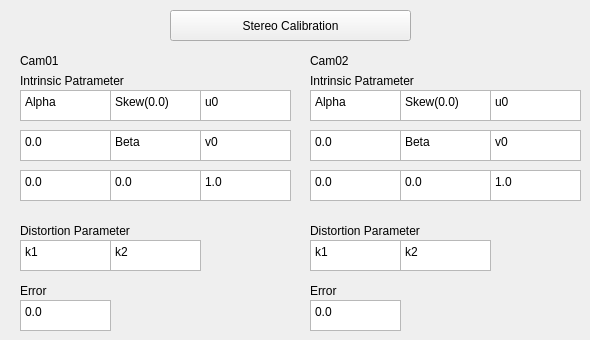
       <widget class="QWidget" name="tab_4">
        <attribute name="title">
         <string>2</string>
        </attribute>
        <widget class="QPushButton" name="stereo_calibration">
         <property name="geometry">
          <rect>
           <x>170</x>
           <y>10</y>
           <width>241</width>
           <height>31</height>
          </rect>
         </property>
         <property name="text">
          <string>Stereo Calibration</string>
         </property>
        </widget>
        <widget class="QLabel" name="label_4">
         <property name="geometry">
          <rect>
           <x>20</x>
           <y>50</y>
           <width>81</width>
           <height>21</height>
          </rect>
         </property>
         <property name="text">
          <string>Cam01</string>
         </property>
        </widget>
        <widget class="QLabel" name="label_12">
         <property name="geometry">
          <rect>
           <x>310</x>
           <y>50</y>
           <width>81</width>
           <height>21</height>
          </rect>
         </property>
         <property name="text">
          <string>Cam02</string>
         </property>
        </widget>
        <widget class="QLabel" name="label_13">
         <property name="geometry">
          <rect>
           <x>20</x>
           <y>70</y>
           <width>111</width>
           <height>21</height>
          </rect>
         </property>
         <property name="text">
          <string>Intrinsic Patrameter</string>
         </property>
        </widget>
        <widget class="QLabel" name="label_14">
         <property name="geometry">
          <rect>
           <x>310</x>
           <y>70</y>
           <width>111</width>
           <height>21</height>
          </rect>
         </property>
         <property name="text">
          <string>Intrinsic Patrameter</string>
         </property>
        </widget>
        <widget class="QTextEdit" name="textAlphaCam01">
         <property name="geometry">
          <rect>
           <x>20</x>
           <y>90</y>
           <width>91</width>
           <height>31</height>
          </rect>
         </property>
         <property name="html">
          <string>&lt;!DOCTYPE HTML PUBLIC &quot;-//W3C//DTD HTML 4.0//EN&quot; &quot;http://www.w3.org/TR/REC-html40/strict.dtd&quot;&gt;
&lt;html&gt;&lt;head&gt;&lt;meta name=&quot;qrichtext&quot; content=&quot;1&quot; /&gt;&lt;meta charset=&quot;utf-8&quot; /&gt;&lt;style type=&quot;text/css&quot;&gt;
p, li { white-space: pre-wrap; }
hr { height: 1px; border-width: 0; }
li.unchecked::marker { content: &quot;\2610&quot;; }
li.checked::marker { content: &quot;\2612&quot;; }
&lt;/style&gt;&lt;/head&gt;&lt;body style=&quot; font-family:'맑은 고딕'; font-size:9pt; font-weight:400; font-style:normal;&quot;&gt;
&lt;p style=&quot; margin-top:0px; margin-bottom:0px; margin-left:0px; margin-right:0px; -qt-block-indent:0; text-indent:0px;&quot;&gt;Alpha&lt;/p&gt;&lt;/body&gt;&lt;/html&gt;</string>
         </property>
        </widget>
        <widget class="QTextEdit" name="textSkewCam01">
         <property name="geometry">
          <rect>
           <x>110</x>
           <y>90</y>
           <width>91</width>
           <height>31</height>
          </rect>
         </property>
         <property name="html">
          <string>&lt;!DOCTYPE HTML PUBLIC &quot;-//W3C//DTD HTML 4.0//EN&quot; &quot;http://www.w3.org/TR/REC-html40/strict.dtd&quot;&gt;
&lt;html&gt;&lt;head&gt;&lt;meta name=&quot;qrichtext&quot; content=&quot;1&quot; /&gt;&lt;meta charset=&quot;utf-8&quot; /&gt;&lt;style type=&quot;text/css&quot;&gt;
p, li { white-space: pre-wrap; }
hr { height: 1px; border-width: 0; }
li.unchecked::marker { content: &quot;\2610&quot;; }
li.checked::marker { content: &quot;\2612&quot;; }
&lt;/style&gt;&lt;/head&gt;&lt;body style=&quot; font-family:'맑은 고딕'; font-size:9pt; font-weight:400; font-style:normal;&quot;&gt;
&lt;p style=&quot; margin-top:0px; margin-bottom:0px; margin-left:0px; margin-right:0px; -qt-block-indent:0; text-indent:0px;&quot;&gt;Skew(0.0)&lt;/p&gt;&lt;/body&gt;&lt;/html&gt;</string>
         </property>
        </widget>
        <widget class="QTextEdit" name="textU0Cam01">
         <property name="geometry">
          <rect>
           <x>200</x>
           <y>90</y>
           <width>91</width>
           <height>31</height>
          </rect>
         </property>
         <property name="html">
          <string>&lt;!DOCTYPE HTML PUBLIC &quot;-//W3C//DTD HTML 4.0//EN&quot; &quot;http://www.w3.org/TR/REC-html40/strict.dtd&quot;&gt;
&lt;html&gt;&lt;head&gt;&lt;meta name=&quot;qrichtext&quot; content=&quot;1&quot; /&gt;&lt;meta charset=&quot;utf-8&quot; /&gt;&lt;style type=&quot;text/css&quot;&gt;
p, li { white-space: pre-wrap; }
hr { height: 1px; border-width: 0; }
li.unchecked::marker { content: &quot;\2610&quot;; }
li.checked::marker { content: &quot;\2612&quot;; }
&lt;/style&gt;&lt;/head&gt;&lt;body style=&quot; font-family:'맑은 고딕'; font-size:9pt; font-weight:400; font-style:normal;&quot;&gt;
&lt;p style=&quot; margin-top:0px; margin-bottom:0px; margin-left:0px; margin-right:0px; -qt-block-indent:0; text-indent:0px;&quot;&gt;u0&lt;/p&gt;&lt;/body&gt;&lt;/html&gt;</string>
         </property>
        </widget>
        <widget class="QTextEdit" name="textZero1Cam01">
         <property name="geometry">
          <rect>
           <x>20</x>
           <y>130</y>
           <width>91</width>
           <height>31</height>
          </rect>
         </property>
         <property name="html">
          <string>&lt;!DOCTYPE HTML PUBLIC &quot;-//W3C//DTD HTML 4.0//EN&quot; &quot;http://www.w3.org/TR/REC-html40/strict.dtd&quot;&gt;
&lt;html&gt;&lt;head&gt;&lt;meta name=&quot;qrichtext&quot; content=&quot;1&quot; /&gt;&lt;meta charset=&quot;utf-8&quot; /&gt;&lt;style type=&quot;text/css&quot;&gt;
p, li { white-space: pre-wrap; }
hr { height: 1px; border-width: 0; }
li.unchecked::marker { content: &quot;\2610&quot;; }
li.checked::marker { content: &quot;\2612&quot;; }
&lt;/style&gt;&lt;/head&gt;&lt;body style=&quot; font-family:'맑은 고딕'; font-size:9pt; font-weight:400; font-style:normal;&quot;&gt;
&lt;p style=&quot; margin-top:0px; margin-bottom:0px; margin-left:0px; margin-right:0px; -qt-block-indent:0; text-indent:0px;&quot;&gt;0.0&lt;/p&gt;&lt;/body&gt;&lt;/html&gt;</string>
         </property>
        </widget>
        <widget class="QTextEdit" name="textBetaCam01">
         <property name="geometry">
          <rect>
           <x>110</x>
           <y>130</y>
           <width>91</width>
           <height>31</height>
          </rect>
         </property>
         <property name="html">
          <string>&lt;!DOCTYPE HTML PUBLIC &quot;-//W3C//DTD HTML 4.0//EN&quot; &quot;http://www.w3.org/TR/REC-html40/strict.dtd&quot;&gt;
&lt;html&gt;&lt;head&gt;&lt;meta name=&quot;qrichtext&quot; content=&quot;1&quot; /&gt;&lt;meta charset=&quot;utf-8&quot; /&gt;&lt;style type=&quot;text/css&quot;&gt;
p, li { white-space: pre-wrap; }
hr { height: 1px; border-width: 0; }
li.unchecked::marker { content: &quot;\2610&quot;; }
li.checked::marker { content: &quot;\2612&quot;; }
&lt;/style&gt;&lt;/head&gt;&lt;body style=&quot; font-family:'맑은 고딕'; font-size:9pt; font-weight:400; font-style:normal;&quot;&gt;
&lt;p style=&quot; margin-top:0px; margin-bottom:0px; margin-left:0px; margin-right:0px; -qt-block-indent:0; text-indent:0px;&quot;&gt;Beta&lt;/p&gt;&lt;/body&gt;&lt;/html&gt;</string>
         </property>
        </widget>
        <widget class="QTextEdit" name="textV0Cam01">
         <property name="geometry">
          <rect>
           <x>200</x>
           <y>130</y>
           <width>91</width>
           <height>31</height>
          </rect>
         </property>
         <property name="html">
          <string>&lt;!DOCTYPE HTML PUBLIC &quot;-//W3C//DTD HTML 4.0//EN&quot; &quot;http://www.w3.org/TR/REC-html40/strict.dtd&quot;&gt;
&lt;html&gt;&lt;head&gt;&lt;meta name=&quot;qrichtext&quot; content=&quot;1&quot; /&gt;&lt;meta charset=&quot;utf-8&quot; /&gt;&lt;style type=&quot;text/css&quot;&gt;
p, li { white-space: pre-wrap; }
hr { height: 1px; border-width: 0; }
li.unchecked::marker { content: &quot;\2610&quot;; }
li.checked::marker { content: &quot;\2612&quot;; }
&lt;/style&gt;&lt;/head&gt;&lt;body style=&quot; font-family:'맑은 고딕'; font-size:9pt; font-weight:400; font-style:normal;&quot;&gt;
&lt;p style=&quot; margin-top:0px; margin-bottom:0px; margin-left:0px; margin-right:0px; -qt-block-indent:0; text-indent:0px;&quot;&gt;v0&lt;/p&gt;&lt;/body&gt;&lt;/html&gt;</string>
         </property>
        </widget>
        <widget class="QTextEdit" name="textZero2Cam01">
         <property name="geometry">
          <rect>
           <x>20</x>
           <y>170</y>
           <width>91</width>
           <height>31</height>
          </rect>
         </property>
         <property name="html">
          <string>&lt;!DOCTYPE HTML PUBLIC &quot;-//W3C//DTD HTML 4.0//EN&quot; &quot;http://www.w3.org/TR/REC-html40/strict.dtd&quot;&gt;
&lt;html&gt;&lt;head&gt;&lt;meta name=&quot;qrichtext&quot; content=&quot;1&quot; /&gt;&lt;meta charset=&quot;utf-8&quot; /&gt;&lt;style type=&quot;text/css&quot;&gt;
p, li { white-space: pre-wrap; }
hr { height: 1px; border-width: 0; }
li.unchecked::marker { content: &quot;\2610&quot;; }
li.checked::marker { content: &quot;\2612&quot;; }
&lt;/style&gt;&lt;/head&gt;&lt;body style=&quot; font-family:'맑은 고딕'; font-size:9pt; font-weight:400; font-style:normal;&quot;&gt;
&lt;p style=&quot; margin-top:0px; margin-bottom:0px; margin-left:0px; margin-right:0px; -qt-block-indent:0; text-indent:0px;&quot;&gt;0.0&lt;/p&gt;&lt;/body&gt;&lt;/html&gt;</string>
         </property>
        </widget>
        <widget class="QTextEdit" name="textZero3Cam01">
         <property name="geometry">
          <rect>
           <x>110</x>
           <y>170</y>
           <width>91</width>
           <height>31</height>
          </rect>
         </property>
         <property name="html">
          <string>&lt;!DOCTYPE HTML PUBLIC &quot;-//W3C//DTD HTML 4.0//EN&quot; &quot;http://www.w3.org/TR/REC-html40/strict.dtd&quot;&gt;
&lt;html&gt;&lt;head&gt;&lt;meta name=&quot;qrichtext&quot; content=&quot;1&quot; /&gt;&lt;meta charset=&quot;utf-8&quot; /&gt;&lt;style type=&quot;text/css&quot;&gt;
p, li { white-space: pre-wrap; }
hr { height: 1px; border-width: 0; }
li.unchecked::marker { content: &quot;\2610&quot;; }
li.checked::marker { content: &quot;\2612&quot;; }
&lt;/style&gt;&lt;/head&gt;&lt;body style=&quot; font-family:'맑은 고딕'; font-size:9pt; font-weight:400; font-style:normal;&quot;&gt;
&lt;p style=&quot; margin-top:0px; margin-bottom:0px; margin-left:0px; margin-right:0px; -qt-block-indent:0; text-indent:0px;&quot;&gt;0.0&lt;/p&gt;&lt;/body&gt;&lt;/html&gt;</string>
         </property>
        </widget>
        <widget class="QTextEdit" name="textScaleCam01">
         <property name="geometry">
          <rect>
           <x>200</x>
           <y>170</y>
           <width>91</width>
           <height>31</height>
          </rect>
         </property>
         <property name="html">
          <string>&lt;!DOCTYPE HTML PUBLIC &quot;-//W3C//DTD HTML 4.0//EN&quot; &quot;http://www.w3.org/TR/REC-html40/strict.dtd&quot;&gt;
&lt;html&gt;&lt;head&gt;&lt;meta name=&quot;qrichtext&quot; content=&quot;1&quot; /&gt;&lt;meta charset=&quot;utf-8&quot; /&gt;&lt;style type=&quot;text/css&quot;&gt;
p, li { white-space: pre-wrap; }
hr { height: 1px; border-width: 0; }
li.unchecked::marker { content: &quot;\2610&quot;; }
li.checked::marker { content: &quot;\2612&quot;; }
&lt;/style&gt;&lt;/head&gt;&lt;body style=&quot; font-family:'맑은 고딕'; font-size:9pt; font-weight:400; font-style:normal;&quot;&gt;
&lt;p style=&quot; margin-top:0px; margin-bottom:0px; margin-left:0px; margin-right:0px; -qt-block-indent:0; text-indent:0px;&quot;&gt;1.0&lt;/p&gt;&lt;/body&gt;&lt;/html&gt;</string>
         </property>
        </widget>
        <widget class="QTextEdit" name="textK1Cam01">
         <property name="geometry">
          <rect>
           <x>20</x>
           <y>240</y>
           <width>91</width>
           <height>31</height>
          </rect>
         </property>
         <property name="html">
          <string>&lt;!DOCTYPE HTML PUBLIC &quot;-//W3C//DTD HTML 4.0//EN&quot; &quot;http://www.w3.org/TR/REC-html40/strict.dtd&quot;&gt;
&lt;html&gt;&lt;head&gt;&lt;meta name=&quot;qrichtext&quot; content=&quot;1&quot; /&gt;&lt;meta charset=&quot;utf-8&quot; /&gt;&lt;style type=&quot;text/css&quot;&gt;
p, li { white-space: pre-wrap; }
hr { height: 1px; border-width: 0; }
li.unchecked::marker { content: &quot;\2610&quot;; }
li.checked::marker { content: &quot;\2612&quot;; }
&lt;/style&gt;&lt;/head&gt;&lt;body style=&quot; font-family:'맑은 고딕'; font-size:9pt; font-weight:400; font-style:normal;&quot;&gt;
&lt;p style=&quot; margin-top:0px; margin-bottom:0px; margin-left:0px; margin-right:0px; -qt-block-indent:0; text-indent:0px;&quot;&gt;k1&lt;/p&gt;&lt;/body&gt;&lt;/html&gt;</string>
         </property>
        </widget>
        <widget class="QLabel" name="label_15">
         <property name="geometry">
          <rect>
           <x>20</x>
           <y>220</y>
           <width>111</width>
           <height>21</height>
          </rect>
         </property>
         <property name="text">
          <string>Distortion Parameter</string>
         </property>
        </widget>
        <widget class="QTextEdit" name="textK2Cam01">
         <property name="geometry">
          <rect>
           <x>110</x>
           <y>240</y>
           <width>91</width>
           <height>31</height>
          </rect>
         </property>
         <property name="html">
          <string>&lt;!DOCTYPE HTML PUBLIC &quot;-//W3C//DTD HTML 4.0//EN&quot; &quot;http://www.w3.org/TR/REC-html40/strict.dtd&quot;&gt;
&lt;html&gt;&lt;head&gt;&lt;meta name=&quot;qrichtext&quot; content=&quot;1&quot; /&gt;&lt;meta charset=&quot;utf-8&quot; /&gt;&lt;style type=&quot;text/css&quot;&gt;
p, li { white-space: pre-wrap; }
hr { height: 1px; border-width: 0; }
li.unchecked::marker { content: &quot;\2610&quot;; }
li.checked::marker { content: &quot;\2612&quot;; }
&lt;/style&gt;&lt;/head&gt;&lt;body style=&quot; font-family:'맑은 고딕'; font-size:9pt; font-weight:400; font-style:normal;&quot;&gt;
&lt;p style=&quot; margin-top:0px; margin-bottom:0px; margin-left:0px; margin-right:0px; -qt-block-indent:0; text-indent:0px;&quot;&gt;k2&lt;/p&gt;&lt;/body&gt;&lt;/html&gt;</string>
         </property>
        </widget>
        <widget class="QLabel" name="label_16">
         <property name="geometry">
          <rect>
           <x>20</x>
           <y>280</y>
           <width>111</width>
           <height>21</height>
          </rect>
         </property>
         <property name="text">
          <string>Error</string>
         </property>
        </widget>
        <widget class="QTextEdit" name="textErrorCam01">
         <property name="geometry">
          <rect>
           <x>20</x>
           <y>300</y>
           <width>91</width>
           <height>31</height>
          </rect>
         </property>
         <property name="html">
          <string>&lt;!DOCTYPE HTML PUBLIC &quot;-//W3C//DTD HTML 4.0//EN&quot; &quot;http://www.w3.org/TR/REC-html40/strict.dtd&quot;&gt;
&lt;html&gt;&lt;head&gt;&lt;meta name=&quot;qrichtext&quot; content=&quot;1&quot; /&gt;&lt;meta charset=&quot;utf-8&quot; /&gt;&lt;style type=&quot;text/css&quot;&gt;
p, li { white-space: pre-wrap; }
hr { height: 1px; border-width: 0; }
li.unchecked::marker { content: &quot;\2610&quot;; }
li.checked::marker { content: &quot;\2612&quot;; }
&lt;/style&gt;&lt;/head&gt;&lt;body style=&quot; font-family:'맑은 고딕'; font-size:9pt; font-weight:400; font-style:normal;&quot;&gt;
&lt;p style=&quot; margin-top:0px; margin-bottom:0px; margin-left:0px; margin-right:0px; -qt-block-indent:0; text-indent:0px;&quot;&gt;0.0&lt;/p&gt;&lt;/body&gt;&lt;/html&gt;</string>
         </property>
        </widget>
        <widget class="QTextEdit" name="textK1Cam02">
         <property name="geometry">
          <rect>
           <x>310</x>
           <y>240</y>
           <width>91</width>
           <height>31</height>
          </rect>
         </property>
         <property name="html">
          <string>&lt;!DOCTYPE HTML PUBLIC &quot;-//W3C//DTD HTML 4.0//EN&quot; &quot;http://www.w3.org/TR/REC-html40/strict.dtd&quot;&gt;
&lt;html&gt;&lt;head&gt;&lt;meta name=&quot;qrichtext&quot; content=&quot;1&quot; /&gt;&lt;meta charset=&quot;utf-8&quot; /&gt;&lt;style type=&quot;text/css&quot;&gt;
p, li { white-space: pre-wrap; }
hr { height: 1px; border-width: 0; }
li.unchecked::marker { content: &quot;\2610&quot;; }
li.checked::marker { content: &quot;\2612&quot;; }
&lt;/style&gt;&lt;/head&gt;&lt;body style=&quot; font-family:'맑은 고딕'; font-size:9pt; font-weight:400; font-style:normal;&quot;&gt;
&lt;p style=&quot; margin-top:0px; margin-bottom:0px; margin-left:0px; margin-right:0px; -qt-block-indent:0; text-indent:0px;&quot;&gt;k1&lt;/p&gt;&lt;/body&gt;&lt;/html&gt;</string>
         </property>
        </widget>
        <widget class="QTextEdit" name="textZero1Cam02">
         <property name="geometry">
          <rect>
           <x>310</x>
           <y>130</y>
           <width>91</width>
           <height>31</height>
          </rect>
         </property>
         <property name="html">
          <string>&lt;!DOCTYPE HTML PUBLIC &quot;-//W3C//DTD HTML 4.0//EN&quot; &quot;http://www.w3.org/TR/REC-html40/strict.dtd&quot;&gt;
&lt;html&gt;&lt;head&gt;&lt;meta name=&quot;qrichtext&quot; content=&quot;1&quot; /&gt;&lt;meta charset=&quot;utf-8&quot; /&gt;&lt;style type=&quot;text/css&quot;&gt;
p, li { white-space: pre-wrap; }
hr { height: 1px; border-width: 0; }
li.unchecked::marker { content: &quot;\2610&quot;; }
li.checked::marker { content: &quot;\2612&quot;; }
&lt;/style&gt;&lt;/head&gt;&lt;body style=&quot; font-family:'맑은 고딕'; font-size:9pt; font-weight:400; font-style:normal;&quot;&gt;
&lt;p style=&quot; margin-top:0px; margin-bottom:0px; margin-left:0px; margin-right:0px; -qt-block-indent:0; text-indent:0px;&quot;&gt;0.0&lt;/p&gt;&lt;/body&gt;&lt;/html&gt;</string>
         </property>
        </widget>
        <widget class="QTextEdit" name="textZero2Cam02">
         <property name="geometry">
          <rect>
           <x>310</x>
           <y>170</y>
           <width>91</width>
           <height>31</height>
          </rect>
         </property>
         <property name="html">
          <string>&lt;!DOCTYPE HTML PUBLIC &quot;-//W3C//DTD HTML 4.0//EN&quot; &quot;http://www.w3.org/TR/REC-html40/strict.dtd&quot;&gt;
&lt;html&gt;&lt;head&gt;&lt;meta name=&quot;qrichtext&quot; content=&quot;1&quot; /&gt;&lt;meta charset=&quot;utf-8&quot; /&gt;&lt;style type=&quot;text/css&quot;&gt;
p, li { white-space: pre-wrap; }
hr { height: 1px; border-width: 0; }
li.unchecked::marker { content: &quot;\2610&quot;; }
li.checked::marker { content: &quot;\2612&quot;; }
&lt;/style&gt;&lt;/head&gt;&lt;body style=&quot; font-family:'맑은 고딕'; font-size:9pt; font-weight:400; font-style:normal;&quot;&gt;
&lt;p style=&quot; margin-top:0px; margin-bottom:0px; margin-left:0px; margin-right:0px; -qt-block-indent:0; text-indent:0px;&quot;&gt;0.0&lt;/p&gt;&lt;/body&gt;&lt;/html&gt;</string>
         </property>
        </widget>
        <widget class="QTextEdit" name="textSkewCam02">
         <property name="geometry">
          <rect>
           <x>400</x>
           <y>90</y>
           <width>91</width>
           <height>31</height>
          </rect>
         </property>
         <property name="html">
          <string>&lt;!DOCTYPE HTML PUBLIC &quot;-//W3C//DTD HTML 4.0//EN&quot; &quot;http://www.w3.org/TR/REC-html40/strict.dtd&quot;&gt;
&lt;html&gt;&lt;head&gt;&lt;meta name=&quot;qrichtext&quot; content=&quot;1&quot; /&gt;&lt;meta charset=&quot;utf-8&quot; /&gt;&lt;style type=&quot;text/css&quot;&gt;
p, li { white-space: pre-wrap; }
hr { height: 1px; border-width: 0; }
li.unchecked::marker { content: &quot;\2610&quot;; }
li.checked::marker { content: &quot;\2612&quot;; }
&lt;/style&gt;&lt;/head&gt;&lt;body style=&quot; font-family:'맑은 고딕'; font-size:9pt; font-weight:400; font-style:normal;&quot;&gt;
&lt;p style=&quot; margin-top:0px; margin-bottom:0px; margin-left:0px; margin-right:0px; -qt-block-indent:0; text-indent:0px;&quot;&gt;Skew(0.0)&lt;/p&gt;&lt;/body&gt;&lt;/html&gt;</string>
         </property>
        </widget>
        <widget class="QTextEdit" name="textU0Cam02">
         <property name="geometry">
          <rect>
           <x>490</x>
           <y>90</y>
           <width>91</width>
           <height>31</height>
          </rect>
         </property>
         <property name="html">
          <string>&lt;!DOCTYPE HTML PUBLIC &quot;-//W3C//DTD HTML 4.0//EN&quot; &quot;http://www.w3.org/TR/REC-html40/strict.dtd&quot;&gt;
&lt;html&gt;&lt;head&gt;&lt;meta name=&quot;qrichtext&quot; content=&quot;1&quot; /&gt;&lt;meta charset=&quot;utf-8&quot; /&gt;&lt;style type=&quot;text/css&quot;&gt;
p, li { white-space: pre-wrap; }
hr { height: 1px; border-width: 0; }
li.unchecked::marker { content: &quot;\2610&quot;; }
li.checked::marker { content: &quot;\2612&quot;; }
&lt;/style&gt;&lt;/head&gt;&lt;body style=&quot; font-family:'맑은 고딕'; font-size:9pt; font-weight:400; font-style:normal;&quot;&gt;
&lt;p style=&quot; margin-top:0px; margin-bottom:0px; margin-left:0px; margin-right:0px; -qt-block-indent:0; text-indent:0px;&quot;&gt;u0&lt;/p&gt;&lt;/body&gt;&lt;/html&gt;</string>
         </property>
        </widget>
        <widget class="QTextEdit" name="textAlphaCam02">
         <property name="geometry">
          <rect>
           <x>310</x>
           <y>90</y>
           <width>91</width>
           <height>31</height>
          </rect>
         </property>
         <property name="html">
          <string>&lt;!DOCTYPE HTML PUBLIC &quot;-//W3C//DTD HTML 4.0//EN&quot; &quot;http://www.w3.org/TR/REC-html40/strict.dtd&quot;&gt;
&lt;html&gt;&lt;head&gt;&lt;meta name=&quot;qrichtext&quot; content=&quot;1&quot; /&gt;&lt;meta charset=&quot;utf-8&quot; /&gt;&lt;style type=&quot;text/css&quot;&gt;
p, li { white-space: pre-wrap; }
hr { height: 1px; border-width: 0; }
li.unchecked::marker { content: &quot;\2610&quot;; }
li.checked::marker { content: &quot;\2612&quot;; }
&lt;/style&gt;&lt;/head&gt;&lt;body style=&quot; font-family:'맑은 고딕'; font-size:9pt; font-weight:400; font-style:normal;&quot;&gt;
&lt;p style=&quot; margin-top:0px; margin-bottom:0px; margin-left:0px; margin-right:0px; -qt-block-indent:0; text-indent:0px;&quot;&gt;Alpha&lt;/p&gt;&lt;/body&gt;&lt;/html&gt;</string>
         </property>
        </widget>
        <widget class="QTextEdit" name="textV0Cam02">
         <property name="geometry">
          <rect>
           <x>490</x>
           <y>130</y>
           <width>91</width>
           <height>31</height>
          </rect>
         </property>
         <property name="html">
          <string>&lt;!DOCTYPE HTML PUBLIC &quot;-//W3C//DTD HTML 4.0//EN&quot; &quot;http://www.w3.org/TR/REC-html40/strict.dtd&quot;&gt;
&lt;html&gt;&lt;head&gt;&lt;meta name=&quot;qrichtext&quot; content=&quot;1&quot; /&gt;&lt;meta charset=&quot;utf-8&quot; /&gt;&lt;style type=&quot;text/css&quot;&gt;
p, li { white-space: pre-wrap; }
hr { height: 1px; border-width: 0; }
li.unchecked::marker { content: &quot;\2610&quot;; }
li.checked::marker { content: &quot;\2612&quot;; }
&lt;/style&gt;&lt;/head&gt;&lt;body style=&quot; font-family:'맑은 고딕'; font-size:9pt; font-weight:400; font-style:normal;&quot;&gt;
&lt;p style=&quot; margin-top:0px; margin-bottom:0px; margin-left:0px; margin-right:0px; -qt-block-indent:0; text-indent:0px;&quot;&gt;v0&lt;/p&gt;&lt;/body&gt;&lt;/html&gt;</string>
         </property>
        </widget>
        <widget class="QTextEdit" name="textZero3Cam01_2">
         <property name="geometry">
          <rect>
           <x>400</x>
           <y>170</y>
           <width>91</width>
           <height>31</height>
          </rect>
         </property>
         <property name="html">
          <string>&lt;!DOCTYPE HTML PUBLIC &quot;-//W3C//DTD HTML 4.0//EN&quot; &quot;http://www.w3.org/TR/REC-html40/strict.dtd&quot;&gt;
&lt;html&gt;&lt;head&gt;&lt;meta name=&quot;qrichtext&quot; content=&quot;1&quot; /&gt;&lt;meta charset=&quot;utf-8&quot; /&gt;&lt;style type=&quot;text/css&quot;&gt;
p, li { white-space: pre-wrap; }
hr { height: 1px; border-width: 0; }
li.unchecked::marker { content: &quot;\2610&quot;; }
li.checked::marker { content: &quot;\2612&quot;; }
&lt;/style&gt;&lt;/head&gt;&lt;body style=&quot; font-family:'맑은 고딕'; font-size:9pt; font-weight:400; font-style:normal;&quot;&gt;
&lt;p style=&quot; margin-top:0px; margin-bottom:0px; margin-left:0px; margin-right:0px; -qt-block-indent:0; text-indent:0px;&quot;&gt;0.0&lt;/p&gt;&lt;/body&gt;&lt;/html&gt;</string>
         </property>
        </widget>
        <widget class="QLabel" name="label_33">
         <property name="geometry">
          <rect>
           <x>310</x>
           <y>220</y>
           <width>111</width>
           <height>21</height>
          </rect>
         </property>
         <property name="text">
          <string>Distortion Parameter</string>
         </property>
        </widget>
        <widget class="QTextEdit" name="textScaleCam02">
         <property name="geometry">
          <rect>
           <x>490</x>
           <y>170</y>
           <width>91</width>
           <height>31</height>
          </rect>
         </property>
         <property name="html">
          <string>&lt;!DOCTYPE HTML PUBLIC &quot;-//W3C//DTD HTML 4.0//EN&quot; &quot;http://www.w3.org/TR/REC-html40/strict.dtd&quot;&gt;
&lt;html&gt;&lt;head&gt;&lt;meta name=&quot;qrichtext&quot; content=&quot;1&quot; /&gt;&lt;meta charset=&quot;utf-8&quot; /&gt;&lt;style type=&quot;text/css&quot;&gt;
p, li { white-space: pre-wrap; }
hr { height: 1px; border-width: 0; }
li.unchecked::marker { content: &quot;\2610&quot;; }
li.checked::marker { content: &quot;\2612&quot;; }
&lt;/style&gt;&lt;/head&gt;&lt;body style=&quot; font-family:'맑은 고딕'; font-size:9pt; font-weight:400; font-style:normal;&quot;&gt;
&lt;p style=&quot; margin-top:0px; margin-bottom:0px; margin-left:0px; margin-right:0px; -qt-block-indent:0; text-indent:0px;&quot;&gt;1.0&lt;/p&gt;&lt;/body&gt;&lt;/html&gt;</string>
         </property>
        </widget>
        <widget class="QTextEdit" name="textBetaCam02">
         <property name="geometry">
          <rect>
           <x>400</x>
           <y>130</y>
           <width>91</width>
           <height>31</height>
          </rect>
         </property>
         <property name="html">
          <string>&lt;!DOCTYPE HTML PUBLIC &quot;-//W3C//DTD HTML 4.0//EN&quot; &quot;http://www.w3.org/TR/REC-html40/strict.dtd&quot;&gt;
&lt;html&gt;&lt;head&gt;&lt;meta name=&quot;qrichtext&quot; content=&quot;1&quot; /&gt;&lt;meta charset=&quot;utf-8&quot; /&gt;&lt;style type=&quot;text/css&quot;&gt;
p, li { white-space: pre-wrap; }
hr { height: 1px; border-width: 0; }
li.unchecked::marker { content: &quot;\2610&quot;; }
li.checked::marker { content: &quot;\2612&quot;; }
&lt;/style&gt;&lt;/head&gt;&lt;body style=&quot; font-family:'맑은 고딕'; font-size:9pt; font-weight:400; font-style:normal;&quot;&gt;
&lt;p style=&quot; margin-top:0px; margin-bottom:0px; margin-left:0px; margin-right:0px; -qt-block-indent:0; text-indent:0px;&quot;&gt;Beta&lt;/p&gt;&lt;/body&gt;&lt;/html&gt;</string>
         </property>
        </widget>
        <widget class="QLabel" name="label_34">
         <property name="geometry">
          <rect>
           <x>310</x>
           <y>280</y>
           <width>111</width>
           <height>21</height>
          </rect>
         </property>
         <property name="text">
          <string>Error</string>
         </property>
        </widget>
        <widget class="QTextEdit" name="textErrorCam02">
         <property name="geometry">
          <rect>
           <x>310</x>
           <y>300</y>
           <width>91</width>
           <height>31</height>
          </rect>
         </property>
         <property name="html">
          <string>&lt;!DOCTYPE HTML PUBLIC &quot;-//W3C//DTD HTML 4.0//EN&quot; &quot;http://www.w3.org/TR/REC-html40/strict.dtd&quot;&gt;
&lt;html&gt;&lt;head&gt;&lt;meta name=&quot;qrichtext&quot; content=&quot;1&quot; /&gt;&lt;meta charset=&quot;utf-8&quot; /&gt;&lt;style type=&quot;text/css&quot;&gt;
p, li { white-space: pre-wrap; }
hr { height: 1px; border-width: 0; }
li.unchecked::marker { content: &quot;\2610&quot;; }
li.checked::marker { content: &quot;\2612&quot;; }
&lt;/style&gt;&lt;/head&gt;&lt;body style=&quot; font-family:'맑은 고딕'; font-size:9pt; font-weight:400; font-style:normal;&quot;&gt;
&lt;p style=&quot; margin-top:0px; margin-bottom:0px; margin-left:0px; margin-right:0px; -qt-block-indent:0; text-indent:0px;&quot;&gt;0.0&lt;/p&gt;&lt;/body&gt;&lt;/html&gt;</string>
         </property>
        </widget>
        <widget class="QTextEdit" name="textK2Cam02">
         <property name="geometry">
          <rect>
           <x>400</x>
           <y>240</y>
           <width>91</width>
           <height>31</height>
          </rect>
         </property>
         <property name="html">
          <string>&lt;!DOCTYPE HTML PUBLIC &quot;-//W3C//DTD HTML 4.0//EN&quot; &quot;http://www.w3.org/TR/REC-html40/strict.dtd&quot;&gt;
&lt;html&gt;&lt;head&gt;&lt;meta name=&quot;qrichtext&quot; content=&quot;1&quot; /&gt;&lt;meta charset=&quot;utf-8&quot; /&gt;&lt;style type=&quot;text/css&quot;&gt;
p, li { white-space: pre-wrap; }
hr { height: 1px; border-width: 0; }
li.unchecked::marker { content: &quot;\2610&quot;; }
li.checked::marker { content: &quot;\2612&quot;; }
&lt;/style&gt;&lt;/head&gt;&lt;body style=&quot; font-family:'맑은 고딕'; font-size:9pt; font-weight:400; font-style:normal;&quot;&gt;
&lt;p style=&quot; margin-top:0px; margin-bottom:0px; margin-left:0px; margin-right:0px; -qt-block-indent:0; text-indent:0px;&quot;&gt;k2&lt;/p&gt;&lt;/body&gt;&lt;/html&gt;</string>
         </property>
        </widget>
       </widget>
